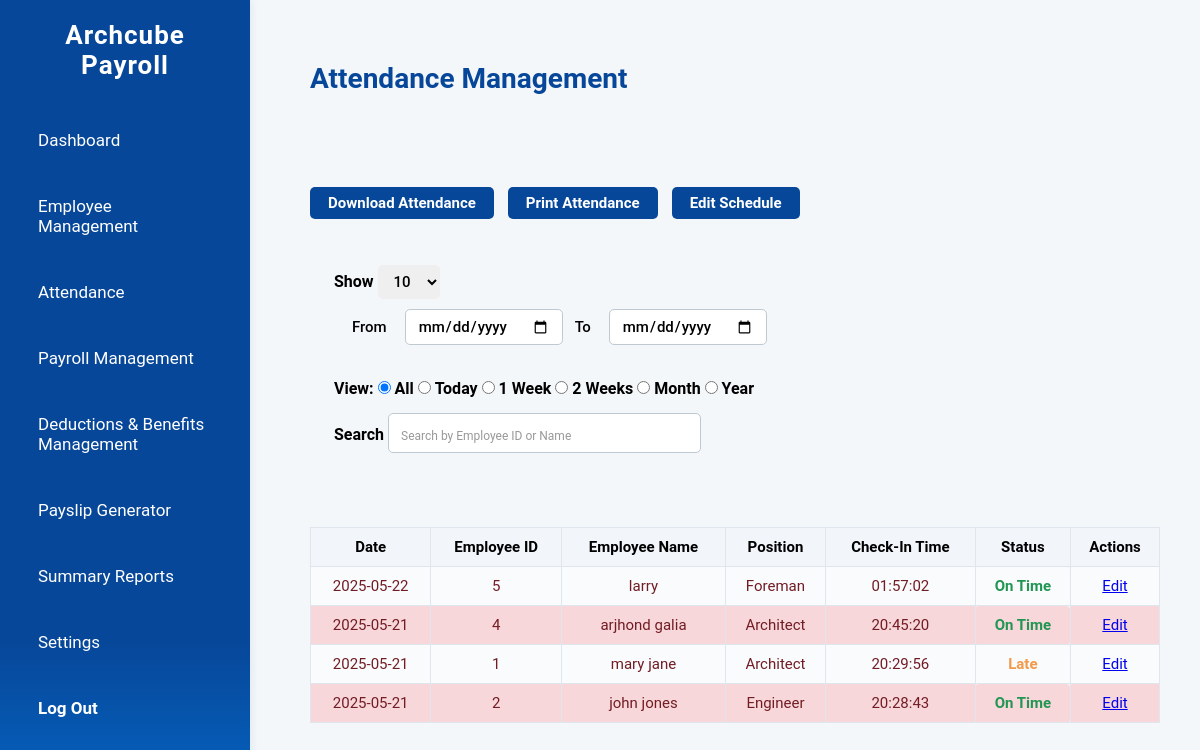
The app's page /includes/attendance.php (signed in) with its own data.
### tables this page shows
CREATE TABLE `attendance` (
  `attendanceId` int NOT NULL AUTO_INCREMENT,
  `employeeId` int NOT NULL,
  `attendanceDate` date NOT NULL,
  `timeIn` time DEFAULT NULL,
  `timeOut` time DEFAULT NULL,
  `status` enum('On Time','Late','Absent') DEFAULT 'Absent',
  `remarks` varchar(255) DEFAULT NULL,
  PRIMARY KEY (`attendanceId`),
  UNIQUE KEY `employeeId` (`employeeId`,`attendanceDate`),
  CONSTRAINT `attendance_ibfk_1` FOREIGN KEY (`employeeId`) REFERENCES `employees` (`employeeId`) ON DELETE CASCADE
);

CREATE TABLE `employees` (
  `employeeId` int NOT NULL AUTO_INCREMENT,
  `profileImage` varchar(255) DEFAULT 'default.png',
  `rfidCodeId` int NOT NULL,
  `name` varchar(100) NOT NULL,
  `email` varchar(200) NOT NULL,
  `phoneNumber` varchar(20) DEFAULT NULL,
  `address` text NOT NULL,
  `birthDate` date NOT NULL,
  `role` enum('user','admin') DEFAULT 'user',
  `genderId` int NOT NULL,
  `hiredDate` datetime NOT NULL DEFAULT CURRENT_TIMESTAMP,
  `basicSalary` decimal(10,2) DEFAULT NULL,
  `civilStatusId` int NOT NULL,
  `positionId` int NOT NULL,
  `empStatusId` int NOT NULL,
  `payrollTypeId` int NOT NULL,
  `createAt` datetime DEFAULT CURRENT_TIMESTAMP,
  `updatedAt` datetime DEFAULT CURRENT_TIMESTAMP ON UPDATE CURRENT_TIMESTAMP,
  PRIMARY KEY (`employeeId`),
  UNIQUE KEY `rfidCodeId` (`rfidCodeId`),
  UNIQUE KEY `email` (`email`),
  UNIQUE KEY `phoneNumber` (`phoneNumber`),
  KEY `genderId` (`genderId`),
  KEY `civilStatusId` (`civilStatusId`),
  KEY `positionId` (`positionId`),
  KEY `empStatusId` (`empStatusId`),
  KEY `payrollTypeId` (`payrollTypeId`),
  CONSTRAINT `employees_ibfk_1` FOREIGN KEY (`genderId`) REFERENCES `gendertypes` (`genderId`),
  CONSTRAINT `employees_ibfk_2` FOREIGN KEY (`civilStatusId`) REFERENCES `civilstatus` (`civilStatusId`),
  CONSTRAINT `employees_ibfk_3` FOREIGN KEY (`positionId`) REFERENCES `position` (`positionId`),
  CONSTRAINT `employees_ibfk_4` FOREIGN KEY (`empStatusId`) REFERENCES `empstatus` (`empStatusId`),
  CONSTRAINT `employees_ibfk_5` FOREIGN KEY (`payrollTypeId`) REFERENCES `payrolltype` (`PayrollTypeId`),
  CONSTRAINT `employees_ibfk_6` FOREIGN KEY (`rfidCodeId`) REFERENCES `rfid_cards` (`rfidCodeId`)
);

CREATE TABLE `position` (
  `positionId` int NOT NULL AUTO_INCREMENT,
  `positionName` varchar(100) DEFAULT NULL,
  `baseSalary` decimal(10,2) DEFAULT NULL,
  PRIMARY KEY (`positionId`)
);

### includes/attendance.php (the view, shortened to what this page needs)
<?php
$pdo = include '../config/database.php';
$show_ent = isset($_GET['show_ent']) ? (int)$_GET['show_ent'] : 10;
$search = isset($_GET['search_input']) ? trim($_GET['search_input']) : '';
$view = isset($_GET['view_select']) ? $_GET['view_select'] : 'all';
$from_date = $_GET['from_date'] ?? '';
$to_date = $_GET['to_date'] ?? '';
?>
<html lang="en">
<head>
    <link rel="stylesheet" href="../assets/css/attendanceStyle.css" />
</head>
<body>
    <div class="side_bar">
        <h1>Archcube Payroll</h1>
        <div class="side_bar_container">
            <div class="side_bar_item">
                <a href="../includes/dashboard.php">Dashboard</a>
            </div>
            <div class="side_bar_item">
                <a href="../includes/user_management2.php">Employee Management</a>
            </div>
            <div class="side_bar_item">
                <a href="../includes/attendance.php">Attendance</a>
            </div>
            <div class="side_bar_item">
                <a href="../includes/Payroll_Mangement.php">Payroll Management</a>
            </div>
            <div class="side_bar_item">
                <a href="../includes/deduc&benefits.php">Deductions & Benefits Management</a>
            </div>
            <div class="side_bar_item">
                <a href="../includes/payslip.php">Payslip Generator</a>
            </div>
            <div class="side_bar_item">
                <a href="../includes/reports.php">Summary Reports</a>
            </div>
            <div class="side_bar_item">
                <a href="../includes/setting.php">Settings</a>
            </div>
            <div class="side_bar_item">
                <a href="../includes/logout.php" class="logout" onclick="return confirmLogout();">Log Out</a>
            </div>
        </div>
    </div>
    <div class="main_content">
        <h2>Attendance Management</h2>
        <div class="attendance_form">
            <form method="get" id="attendanceForm">
                <div class="download_group">
                    <button type="submit" name="download_attendance" class="download_button">Download Attendance</button>
                    <button type="button" onclick="printAttendance()" class="download_button">Print Attendance</button>
                    <a href="../includes/schedule.php">Edit Schedule</a>
                </div>
                <div class="tools_group">
                    <div class="left-group">
                        <label for="show_ent">Show</label>
                        <select name="show_ent" id="show_ent">
                            <?php for ($i = 1; $i <= 20; $i++): ?>
                                <option value="<?= $i ?>" <?= $show_ent == $i ? 'selected' : '' ?>><?= $i ?></option>
                            <?php endfor; ?>
                        </select>
                        <div class="date_range_group">
                            <label for="from_date">From</label>
                            <input type="date" name="from_date" id="from_date" value="<?= htmlspecialchars($from_date) ?>">
                            <label for="to_date">To</label>
                            <input type="date" name="to_date" id="to_date" value="<?= htmlspecialchars($to_date) ?>">
                        </div>
                    </div>
                    <div class="right-group">
                        <div class="view_group">
                            <label for="view_select">View: </label>
                            <input type="radio" id="view_all" name="view_select" value="all" <?= $view == 'all' ? 'checked' : '' ?>>
                            <label for="view_all">All</label>
                            <input type="radio" id="view_today" name="view_select" value="today" <?= $view == 'today' ? 'checked' : '' ?>>
                            <label for="view_today">Today</label>
                            <input type="radio" id="view_week1" name="view_select" value="1_week" <?= $view == '1_week' ? 'checked' : '' ?>>
                            <label for="view_week1">1 Week</label>
                            <input type="radio" id="view_week2" name="view_select" value="2_week" <?= $view == '2_week' ? 'checked' : '' ?>>
                            <label for="view_week2">2 Weeks</label>
                            <input type="radio" id="view_month" name="view_select" value="month" <?= $view == 'month' ? 'checked' : '' ?>>
                            <label for="view_month">Month</label>
                            <input type="radio" id="view_year" name="view_select" value="year" <?= $view == 'year' ? 'checked' : '' ?>>
                            <label for="view_year">Year</label>
                        </div>
                        <label for="search_input">Search</label>
                        <input type="text" name="search_input" id="search_input" placeholder="Search by Employee ID or Name" value="<?= htmlspecialchars($search) ?>">
                    </div>
                </div>
            </form>
            <div class="table_section">
                <table class="data_table">
                    <tr>
                        <th>Date</th>
                        <th>Employee ID</th>
                        <th>Employee Name</th>
                        <th>Position</th>
                        <th>Check-In Time</th>
                        <th>Status</th>
                        <th class="no-print">Actions</th>
                    </tr>
                    <?php
                    $pdo->setAttribute(PDO::ATTR_ERRMODE, PDO::ERRMODE_EXCEPTION);
                    $show_ent = isset($_GET['show_ent']) ? (int)$_GET['show_ent'] : 10;
                    $where = [];
                    $params = [];
                    $whereSql = $where ? 'WHERE ' . implode(' AND ', $where) : '';
                    $limitSql = $show_ent > 0 ? "LIMIT $show_ent" : '';
                    $stmt = $pdo->prepare("
                        SELECT a.*, e.name, p.positionName
                        FROM attendance a
                        JOIN employees e ON a.employeeId = e.employeeId
                        LEFT JOIN position p ON e.positionId = p.positionId
                        $whereSql
                        ORDER BY a.attendanceDate DESC, a.timeIn DESC
                        $limitSql
                    ");
                    $stmt->execute($params);
                    while ($row = $stmt->fetch(PDO::FETCH_ASSOC)) {
                        if (!$row['timeIn'] && !$row['timeOut']) {
                            $status = 'Absent';
                            $rowClass = 'status-absent';
                        } elseif ($row['timeIn'] && !$row['timeOut']) {
                            $status = 'Checked In';
                            $rowClass = 'status-in';
                        } else {
                            $rowClass = 'status-out';
                        }
                        echo "<tr class=\"$rowClass\">";
                        echo "<td>" . htmlspecialchars($row['attendanceDate']) . "</td>";
                        echo "<td>" . htmlspecialchars($row['employeeId']) . "</td>";
                        echo "<td>" . htmlspecialchars($row['name']) . "</td>";
                        echo "<td>" . htmlspecialchars($row['positionName'] ?? 'N/A') . "</td>";
                        echo "<td>" . htmlspecialchars($row['timeIn'] ?? '-') . "</td>";
                        $status = $row['status'] ?? 'Absent';
                        $statusClass = '';
                        if ($status === 'On Time') $statusClass = 'status-ontime';
                        elseif ($status === 'Late') $statusClass = 'status-late';
                        elseif ($status === 'Absent') $statusClass = 'status-absent';
                        echo "<td class=\"$statusClass\">" . htmlspecialchars($status) . "</td>";
                        echo "<td class=\"no-print\"><a href=\"#\">Edit</a></td>";
                        echo "</tr>";
                    }
                    ?>
                </table>
            </div>
        </div>
    </div>
</body>
</html>

### assets/css/attendanceStyle.css (style rules this page uses)
* { margin: 0; padding: 0; box-sizing: border-box; font-family: "Roboto", sans-serif; }
body { background: #f4f7fa; }
.side_bar { width: 250px; position: fixed; top: 0; left: 0; background: linear-gradient(180deg, #074799 80%, #0563c1 100%); color: white; height: 100vh; padding: 20px; overflow-y: auto; box-shadow: 2px 0 8px rgba(7, 71, 153, 0.08); }
.side_bar h1 { font-size: 26px; margin-bottom: 28px; text-align: center; letter-spacing: 1px; font-weight: 700; }
.side_bar_container { display: flex; flex-direction: column; gap: 12px; }
.side_bar_item { padding: 12px 18px; border-radius: 6px; transition: background 0.2s, color 0.2s; margin-top: 10px; }
.side_bar_item a { text-decoration: none; color: white; font-size: 17px; display: flex; align-items: center; gap: 8px; }
.logout { color: #ff4d4d; font-weight: bold; }
.main_content { margin-left: 270px; padding: 32px 40px; min-height: 100vh; border-radius: 18px 0 0 0; overflow-y: auto; display: flex; flex-direction: column; gap: 28px; }
.main_content h2 { font-size: 28px; margin-top: 30px; margin-bottom: 24px; color: #074799; font-weight: 700; }
.download_group { display: flex; align-items: center; gap: 14px; margin-top: 40px; margin-bottom: 22px; padding: 0; }
.download_group button, .download_group a { background: #074799; color: #fff; border: none; border-radius: 5px; padding: 7px 18px; font-size: 15px; font-weight: bold; cursor: pointer; transition: background 0.2s; box-shadow: none; text-decoration: none; display: flex; align-items: center; gap: 6px; }
.tools_group { display: flex; justify-content: space-between; flex-wrap: wrap; gap: 1.5rem; padding: 1.5rem; }
.left-group label, .right-group label { font-weight: 600; }
.tools_group #show_ent { border: none; border-radius: 5px; padding: 7px 12px; font-size: 15px; font-weight: 500; margin-right: 55px; cursor: pointer; transition: background 0.2s; }
.tools_group #search_input { background: #fff; border: 1px solid #bfc9d1; border-radius: 5px; padding: 7px 12px; font-size: 20px; font-weight: 500; outline: none; transition: border 0.2s; margin-top: 15px; }
.tools_group #search_input::placeholder { font-size: 12px; font-weight: 400; color: #999; }
.table_section { width: 100%; overflow-x: auto; background: transparent; box-shadow: none; border-radius: 0; padding: 0; margin-top: 50px; }
.data_table { width: 100%; border-collapse: collapse; font-size: 15px; background: transparent; }
.data_table th, .data_table td { border: 1px solid #e0e6ed; padding: 10px 8px; text-align: center; background: transparent; }
.data_table th { font-weight: 600; background: #f2f6fa; }
.data_table tbody tr:nth-child(even) { background: #f9fbfd; }
.date_range_group { display: flex; align-items: center; gap: 12px; border-radius: 8px; padding: 10px 18px; }
.date_range_group label { font-size: 15px; font-weight: 500; margin-right: 6px; }
.date_range_group input[type="date"] { background: #fff; border: 1px solid #bfc9d1; border-radius: 5px; padding: 7px 12px; font-size: 15px; font-weight: 500; outline: none; transition: border 0.2s; }
tr.status-out { background-color: #f8d7da; color: #721c24; }
.status-ontime { color: #219653; font-weight: bold; background: #eafaf1; border-radius: 4px; }
.status-late { color: #f2994a; font-weight: bold; background: #fff6e5; border-radius: 4px; }

### records on screen
attendance: attendanceDate "2025-05-22", employeeId "5", employeeId.name "larry", position.positionName "Foreman", timeIn "01:57:02", status "On Time"
attendance: attendanceDate "2025-05-21", employeeId "4", employeeId.name "arjhond galia", position.positionName "Architect", timeIn "20:45:20", status "On Time"
attendance: attendanceDate "2025-05-21", employeeId "1", employeeId.name "mary jane", position.positionName "Architect", timeIn "20:29:56", status "Late"
attendance: attendanceDate "2025-05-21", employeeId "2", employeeId.name "john jones", position.positionName "Engineer", timeIn "20:28:43", status "On Time"

### other values on screen
form field show_ent "10"
